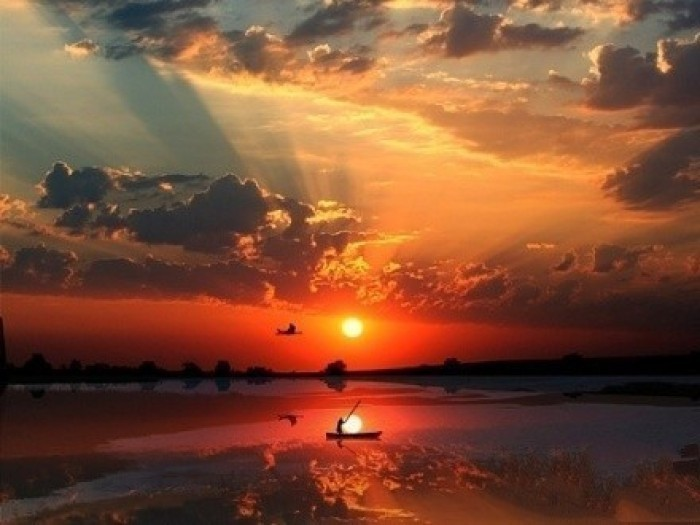
#> input picture OpenCV_Practice/chap3_image_processing/MyPic.png, 700 x 525 px
$ jupyter execute chap3_image_processing.ipynb   (shell and % lines are left out)
#> lines starting #> are read from the running program, lines starting #| are printed output that depends on the picture
## 第三章：使用opencv3处理图像

#### 1. 滤波

[cell 1]
import cv2 as cv
import numpy as np
from scipy import ndimage

kernel_3x3 = np.array([[-1, -1, -1],
                     [-1, 8, -1],
                     [-1, -1, -1]])

kernel_5x5 = np.array([[-1, -1, -1, -1, -1],
                      [-1, 1, 2, 1, -1],
                      [-1, 2, 4, 2, -1],
                      [-1, 1, 2, 1, -1],
                      [-1, -1, -1, -1, -1]])

[cell 2]
img = cv.imread('MyPic.png', 0) #gray
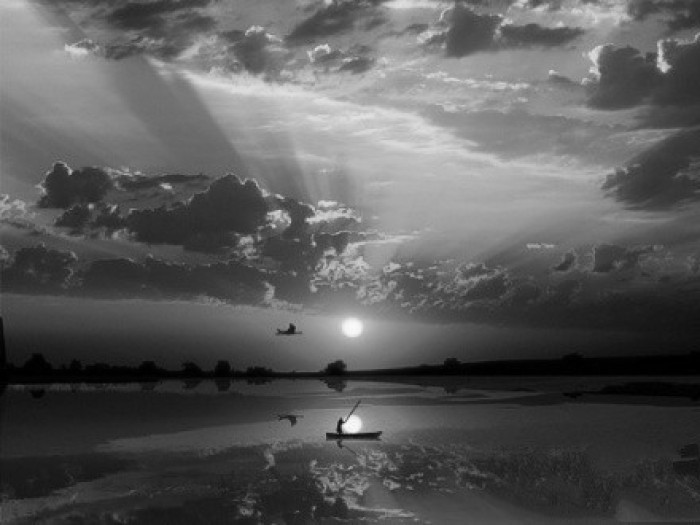
#> img: shape (525, 700); min 0, max 253, mean 90.1

k3 = ndimage.convolve(img, kernel_3x3)
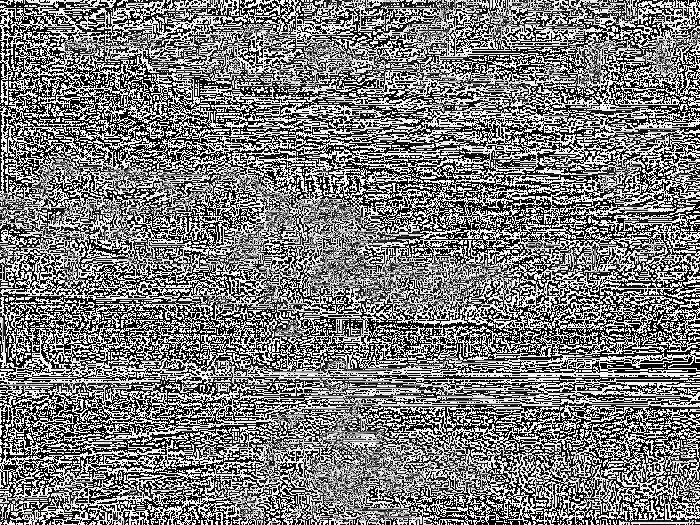
#> k3: shape (525, 700); min 0, max 255, mean 123.2
k5 = ndimage.convolve(img, kernel_5x5)
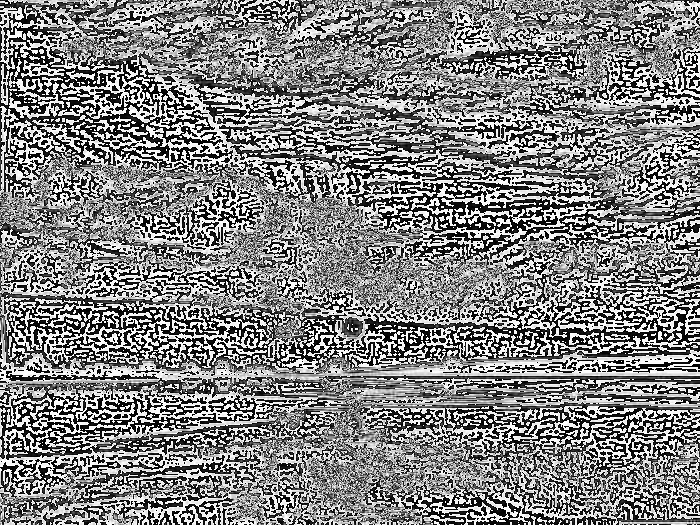
#> k5: shape (525, 700); min 0, max 255, mean 130.2

blurred = cv.GaussianBlur(img, (11,11), 0)
g_hpf = img - blurred
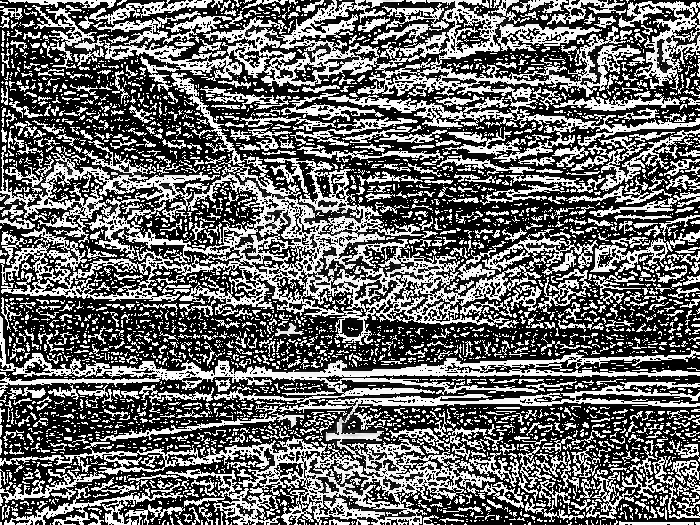
#> g_hpf: shape (525, 700); min 0, max 255, mean 105.2

from matplotlib import pyplot as plt

[cell 3]
cv.imshow('origin', cv.imread('MyPic.png'))
cv.waitKey(0)

[cell 4]
cv.imshow('3x3', k3)
cv.imshow('5x5', k5)
cv.imshow('g_hpf', g_hpf)
cv.waitKey(0)

#### 2. Canny边缘检测

[cell 5]
canny_img = cv.Canny(img, 200, 300)
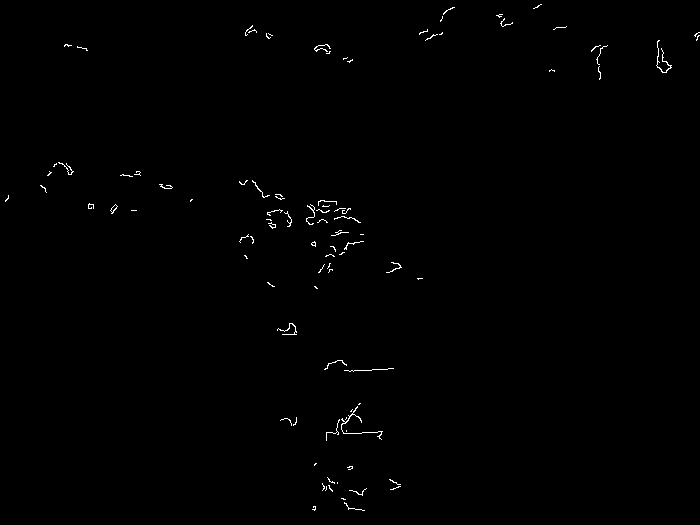
#> canny_img: shape (525, 700); 0.46% white in thin lines or dots
cv.imwrite('canny.jpg', canny_img)
cv.imshow('canny', canny_img)
cv.waitKey(0)
